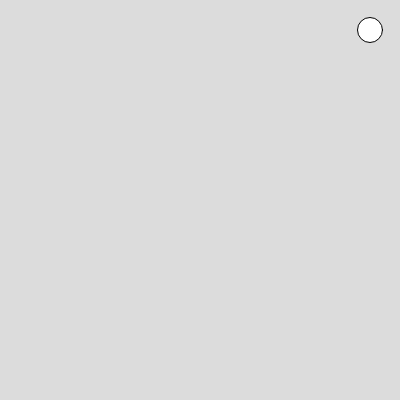
Frame 1 (no input)
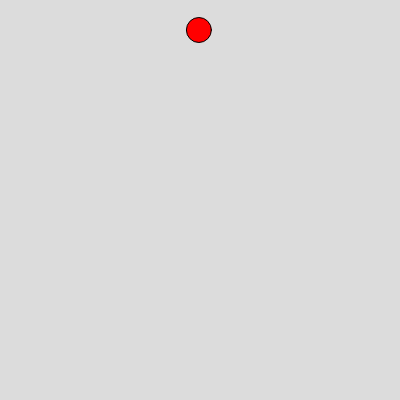
Frame 60 (no input)
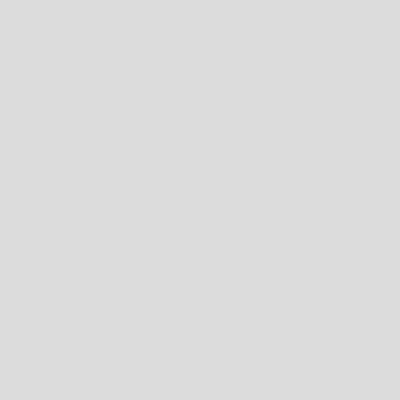
Frame 120 (the mouse pressed at the canvas centre since frame 60)

The p5.js sketch that drew these frames (run headless with seeded random() and noise() and a simulated clock; from frame 60 on, the mouse is pressed at the canvas centre):

// p5.js sketch
// ── sketch.js
var ball= {
  color:["blue","red","green"],
  ball_x:(370),
  ball_y:30,
  ball_radius: 25,
  ballVelocityx:0
}

function setup() {
  createCanvas(400, 400);
}

function draw() {
  background(220);
  circle(ball.ball_x,ball.ball_y,ball.ball_radius)
 ball.ball_x=ball.ball_x+ball.ballVelocityx
 ball.ballVelocityx=ball.ballVelocityx-0.1
  fill(ball.color[1])
}
